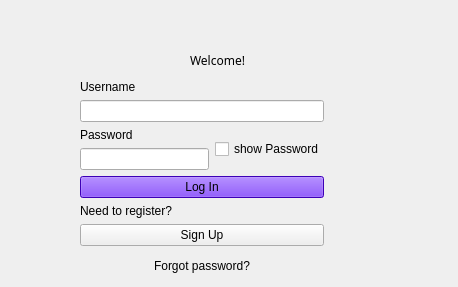
<?xml version="1.0" encoding="UTF-8"?>
<ui version="4.0">
 <class>Login</class>
 <widget class="QWidget" name="Login">
  <property name="geometry">
   <rect>
    <x>0</x>
    <y>0</y>
    <width>458</width>
    <height>287</height>
   </rect>
  </property>
  <property name="windowTitle">
   <string>Login</string>
  </property>
  <widget class="QFrame" name="loginForm">
   <property name="geometry">
    <rect>
     <x>40</x>
     <y>70</y>
     <width>331</width>
     <height>211</height>
    </rect>
   </property>
   <widget class="QWidget" name="">
    <property name="geometry">
     <rect>
      <x>40</x>
      <y>10</y>
      <width>244</width>
      <height>200</height>
     </rect>
    </property>
    <layout class="QVBoxLayout" name="verticalLayout_7">
     <item>
      <layout class="QVBoxLayout" name="verticalLayout_4">
       <item>
        <layout class="QVBoxLayout" name="verticalLayout">
         <item>
          <widget class="QLabel" name="label">
           <property name="text">
            <string>Username</string>
           </property>
          </widget>
         </item>
         <item>
          <widget class="QLineEdit" name="ledit_loginUsername">
           <property name="sizePolicy">
            <sizepolicy hsizetype="Minimum" vsizetype="Fixed">
             <horstretch>0</horstretch>
             <verstretch>0</verstretch>
            </sizepolicy>
           </property>
          </widget>
         </item>
        </layout>
       </item>
       <item>
        <layout class="QHBoxLayout" name="horizontalLayout">
         <item>
          <layout class="QVBoxLayout" name="verticalLayout_2">
           <item>
            <widget class="QLabel" name="label_2">
             <property name="text">
              <string>Password</string>
             </property>
            </widget>
           </item>
           <item>
            <widget class="QLineEdit" name="ledit_loginPassword">
             <property name="echoMode">
              <enum>QLineEdit::Password</enum>
             </property>
            </widget>
           </item>
          </layout>
         </item>
         <item>
          <widget class="QCheckBox" name="checkBox_showPassword">
           <property name="text">
            <string>show Password</string>
           </property>
          </widget>
         </item>
        </layout>
       </item>
      </layout>
     </item>
     <item>
      <layout class="QVBoxLayout" name="verticalLayout_3">
       <item>
        <widget class="QPushButton" name="btn_loginButton">
         <property name="palette">
          <palette>
           <active>
            <colorrole role="WindowText">
             <brush brushstyle="SolidPattern">
              <color alpha="255">
               <red>0</red>
               <green>0</green>
               <blue>0</blue>
              </color>
             </brush>
            </colorrole>
            <colorrole role="Button">
             <brush brushstyle="SolidPattern">
              <color alpha="255">
               <red>85</red>
               <green>0</green>
               <blue>255</blue>
              </color>
             </brush>
            </colorrole>
            <colorrole role="Light">
             <brush brushstyle="SolidPattern">
              <color alpha="255">
               <red>170</red>
               <green>127</green>
               <blue>255</blue>
              </color>
             </brush>
            </colorrole>
            <colorrole role="Midlight">
             <brush brushstyle="SolidPattern">
              <color alpha="255">
               <red>127</red>
               <green>63</green>
               <blue>255</blue>
              </color>
             </brush>
            </colorrole>
            <colorrole role="Dark">
             <brush brushstyle="SolidPattern">
              <color alpha="255">
               <red>42</red>
               <green>0</green>
               <blue>127</blue>
              </color>
             </brush>
            </colorrole>
            <colorrole role="Mid">
             <brush brushstyle="SolidPattern">
              <color alpha="255">
               <red>56</red>
               <green>0</green>
               <blue>170</blue>
              </color>
             </brush>
            </colorrole>
            <colorrole role="Text">
             <brush brushstyle="SolidPattern">
              <color alpha="255">
               <red>0</red>
               <green>0</green>
               <blue>0</blue>
              </color>
             </brush>
            </colorrole>
            <colorrole role="BrightText">
             <brush brushstyle="SolidPattern">
              <color alpha="255">
               <red>255</red>
               <green>255</green>
               <blue>255</blue>
              </color>
             </brush>
            </colorrole>
            <colorrole role="ButtonText">
             <brush brushstyle="SolidPattern">
              <color alpha="255">
               <red>0</red>
               <green>0</green>
               <blue>0</blue>
              </color>
             </brush>
            </colorrole>
            <colorrole role="Base">
             <brush brushstyle="SolidPattern">
              <color alpha="255">
               <red>255</red>
               <green>255</green>
               <blue>255</blue>
              </color>
             </brush>
            </colorrole>
            <colorrole role="Window">
             <brush brushstyle="SolidPattern">
              <color alpha="255">
               <red>85</red>
               <green>0</green>
               <blue>255</blue>
              </color>
             </brush>
            </colorrole>
            <colorrole role="Shadow">
             <brush brushstyle="SolidPattern">
              <color alpha="255">
               <red>0</red>
               <green>0</green>
               <blue>0</blue>
              </color>
             </brush>
            </colorrole>
            <colorrole role="AlternateBase">
             <brush brushstyle="SolidPattern">
              <color alpha="255">
               <red>170</red>
               <green>127</green>
               <blue>255</blue>
              </color>
             </brush>
            </colorrole>
            <colorrole role="ToolTipBase">
             <brush brushstyle="SolidPattern">
              <color alpha="255">
               <red>255</red>
               <green>255</green>
               <blue>220</blue>
              </color>
             </brush>
            </colorrole>
            <colorrole role="ToolTipText">
             <brush brushstyle="SolidPattern">
              <color alpha="255">
               <red>0</red>
               <green>0</green>
               <blue>0</blue>
              </color>
             </brush>
            </colorrole>
            <colorrole role="PlaceholderText">
             <brush brushstyle="SolidPattern">
              <color alpha="128">
               <red>0</red>
               <green>0</green>
               <blue>0</blue>
              </color>
             </brush>
            </colorrole>
           </active>
           <inactive>
            <colorrole role="WindowText">
             <brush brushstyle="SolidPattern">
              <color alpha="255">
               <red>0</red>
               <green>0</green>
               <blue>0</blue>
              </color>
             </brush>
            </colorrole>
            <colorrole role="Button">
             <brush brushstyle="SolidPattern">
              <color alpha="255">
               <red>85</red>
               <green>0</green>
               <blue>255</blue>
              </color>
             </brush>
            </colorrole>
            <colorrole role="Light">
             <brush brushstyle="SolidPattern">
              <color alpha="255">
               <red>170</red>
               <green>127</green>
               <blue>255</blue>
              </color>
             </brush>
            </colorrole>
            <colorrole role="Midlight">
             <brush brushstyle="SolidPattern">
              <color alpha="255">
               <red>127</red>
               <green>63</green>
               <blue>255</blue>
              </color>
             </brush>
            </colorrole>
            <colorrole role="Dark">
             <brush brushstyle="SolidPattern">
              <color alpha="255">
               <red>42</red>
               <green>0</green>
               <blue>127</blue>
              </color>
             </brush>
            </colorrole>
            <colorrole role="Mid">
             <brush brushstyle="SolidPattern">
              <color alpha="255">
               <red>56</red>
               <green>0</green>
               <blue>170</blue>
              </color>
             </brush>
            </colorrole>
            <colorrole role="Text">
             <brush brushstyle="SolidPattern">
              <color alpha="255">
               <red>0</red>
               <green>0</green>
               <blue>0</blue>
              </color>
             </brush>
            </colorrole>
            <colorrole role="BrightText">
             <brush brushstyle="SolidPattern">
              <color alpha="255">
               <red>255</red>
               <green>255</green>
               <blue>255</blue>
              </color>
             </brush>
            </colorrole>
            <colorrole role="ButtonText">
             <brush brushstyle="SolidPattern">
              <color alpha="255">
               <red>0</red>
               <green>0</green>
               <blue>0</blue>
              </color>
             </brush>
            </colorrole>
            <colorrole role="Base">
             <brush brushstyle="SolidPattern">
              <color alpha="255">
               <red>255</red>
               <green>255</green>
               <blue>255</blue>
              </color>
             </brush>
            </colorrole>
            <colorrole role="Window">
             <brush brushstyle="SolidPattern">
              <color alpha="255">
               <red>85</red>
               <green>0</green>
               <blue>255</blue>
              </color>
             </brush>
            </colorrole>
            <colorrole role="Shadow">
             <brush brushstyle="SolidPattern">
              <color alpha="255">
               <red>0</red>
               <green>0</green>
               <blue>0</blue>
              </color>
             </brush>
            </colorrole>
            <colorrole role="AlternateBase">
             <brush brushstyle="SolidPattern">
              <color alpha="255">
               <red>170</red>
               <green>127</green>
               <blue>255</blue>
              </color>
             </brush>
            </colorrole>
            <colorrole role="ToolTipBase">
             <brush brushstyle="SolidPattern">
              <color alpha="255">
               <red>255</red>
               <green>255</green>
               <blue>220</blue>
              </color>
             </brush>
            </colorrole>
            <colorrole role="ToolTipText">
             <brush brushstyle="SolidPattern">
              <color alpha="255">
               <red>0</red>
               <green>0</green>
               <blue>0</blue>
              </color>
             </brush>
            </colorrole>
            <colorrole role="PlaceholderText">
             <brush brushstyle="SolidPattern">
              <color alpha="128">
               <red>0</red>
               <green>0</green>
               <blue>0</blue>
              </color>
             </brush>
            </colorrole>
           </inactive>
           <disabled>
            <colorrole role="WindowText">
             <brush brushstyle="SolidPattern">
              <color alpha="255">
               <red>42</red>
               <green>0</green>
               <blue>127</blue>
              </color>
             </brush>
            </colorrole>
            <colorrole role="Button">
             <brush brushstyle="SolidPattern">
              <color alpha="255">
               <red>85</red>
               <green>0</green>
               <blue>255</blue>
              </color>
             </brush>
            </colorrole>
            <colorrole role="Light">
             <brush brushstyle="SolidPattern">
              <color alpha="255">
               <red>170</red>
               <green>127</green>
               <blue>255</blue>
              </color>
             </brush>
            </colorrole>
            <colorrole role="Midlight">
             <brush brushstyle="SolidPattern">
              <color alpha="255">
               <red>127</red>
               <green>63</green>
               <blue>255</blue>
              </color>
             </brush>
            </colorrole>
            <colorrole role="Dark">
             <brush brushstyle="SolidPattern">
              <color alpha="255">
               <red>42</red>
               <green>0</green>
               <blue>127</blue>
              </color>
             </brush>
            </colorrole>
            <colorrole role="Mid">
             <brush brushstyle="SolidPattern">
              <color alpha="255">
               <red>56</red>
               <green>0</green>
               <blue>170</blue>
              </color>
             </brush>
            </colorrole>
            <colorrole role="Text">
             <brush brushstyle="SolidPattern">
              <color alpha="255">
               <red>42</red>
               <green>0</green>
               <blue>127</blue>
              </color>
             </brush>
            </colorrole>
            <colorrole role="BrightText">
             <brush brushstyle="SolidPattern">
              <color alpha="255">
               <red>255</red>
               <green>255</green>
               <blue>255</blue>
              </color>
             </brush>
            </colorrole>
            <colorrole role="ButtonText">
             <brush brushstyle="SolidPattern">
              <color alpha="255">
               <red>42</red>
               <green>0</green>
               <blue>127</blue>
              </color>
             </brush>
            </colorrole>
            <colorrole role="Base">
             <brush brushstyle="SolidPattern">
              <color alpha="255">
               <red>85</red>
               <green>0</green>
               <blue>255</blue>
              </color>
             </brush>
            </colorrole>
            <colorrole role="Window">
             <brush brushstyle="SolidPattern">
              <color alpha="255">
               <red>85</red>
               <green>0</green>
               <blue>255</blue>
              </color>
             </brush>
            </colorrole>
            <colorrole role="Shadow">
             <brush brushstyle="SolidPattern">
              <color alpha="255">
               <red>0</red>
               <green>0</green>
               <blue>0</blue>
              </color>
             </brush>
            </colorrole>
            <colorrole role="AlternateBase">
             <brush brushstyle="SolidPattern">
              <color alpha="255">
               <red>85</red>
               <green>0</green>
               <blue>255</blue>
              </color>
             </brush>
            </colorrole>
            <colorrole role="ToolTipBase">
             <brush brushstyle="SolidPattern">
              <color alpha="255">
               <red>255</red>
               <green>255</green>
               <blue>220</blue>
              </color>
             </brush>
            </colorrole>
            <colorrole role="ToolTipText">
             <brush brushstyle="SolidPattern">
              <color alpha="255">
               <red>0</red>
               <green>0</green>
               <blue>0</blue>
              </color>
             </brush>
            </colorrole>
            <colorrole role="PlaceholderText">
             <brush brushstyle="SolidPattern">
              <color alpha="128">
               <red>0</red>
               <green>0</green>
               <blue>0</blue>
              </color>
             </brush>
            </colorrole>
           </disabled>
          </palette>
         </property>
         <property name="cursor">
          <cursorShape>ArrowCursor</cursorShape>
         </property>
         <property name="focusPolicy">
          <enum>Qt::StrongFocus</enum>
         </property>
         <property name="text">
          <string>Log In</string>
         </property>
         <property name="checkable">
          <bool>false</bool>
         </property>
         <property name="default">
          <bool>false</bool>
         </property>
         <property name="flat">
          <bool>false</bool>
         </property>
        </widget>
       </item>
       <item>
        <widget class="QLabel" name="label_3">
         <property name="text">
          <string>Need to register?</string>
         </property>
        </widget>
       </item>
       <item>
        <layout class="QHBoxLayout" name="horizontalLayout_2">
         <item>
          <widget class="QPushButton" name="btn_RegisterForm">
           <property name="text">
            <string>Sign Up</string>
           </property>
          </widget>
         </item>
        </layout>
       </item>
      </layout>
     </item>
     <item alignment="Qt::AlignHCenter">
      <widget class="QLabel" name="label_4">
       <property name="text">
        <string>Forgot password?</string>
       </property>
      </widget>
     </item>
    </layout>
   </widget>
  </widget>
  <widget class="QLabel" name="label_5">
   <property name="geometry">
    <rect>
     <x>190</x>
     <y>0</y>
     <width>50</width>
     <height>50</height>
    </rect>
   </property>
   <property name="text">
    <string/>
   </property>
   <property name="pixmap">
    <pixmap resource="Resource.qrc">:/res/user</pixmap>
   </property>
   <property name="scaledContents">
    <bool>true</bool>
   </property>
  </widget>
  <widget class="QLabel" name="label_6">
   <property name="geometry">
    <rect>
     <x>190</x>
     <y>50</y>
     <width>61</width>
     <height>21</height>
    </rect>
   </property>
   <property name="font">
    <font>
     <family>Arial Rounded MT Bold</family>
    </font>
   </property>
   <property name="text">
    <string>Welcome!</string>
   </property>
  </widget>
  <widget class="QWidget" name="">
   <property name="geometry">
    <rect>
     <x>0</x>
     <y>0</y>
     <width>2</width>
     <height>2</height>
    </rect>
   </property>
   <layout class="QVBoxLayout" name="verticalLayout_5"/>
  </widget>
  <widget class="QWidget" name="">
   <property name="geometry">
    <rect>
     <x>0</x>
     <y>0</y>
     <width>2</width>
     <height>2</height>
    </rect>
   </property>
   <layout class="QVBoxLayout" name="verticalLayout_6"/>
  </widget>
 </widget>
 <resources>
  <include location="Resource.qrc"/>
 </resources>
 <connections/>
 <slots>
  <slot>on_btn_loginButton_clicked()</slot>
 </slots>
</ui>
